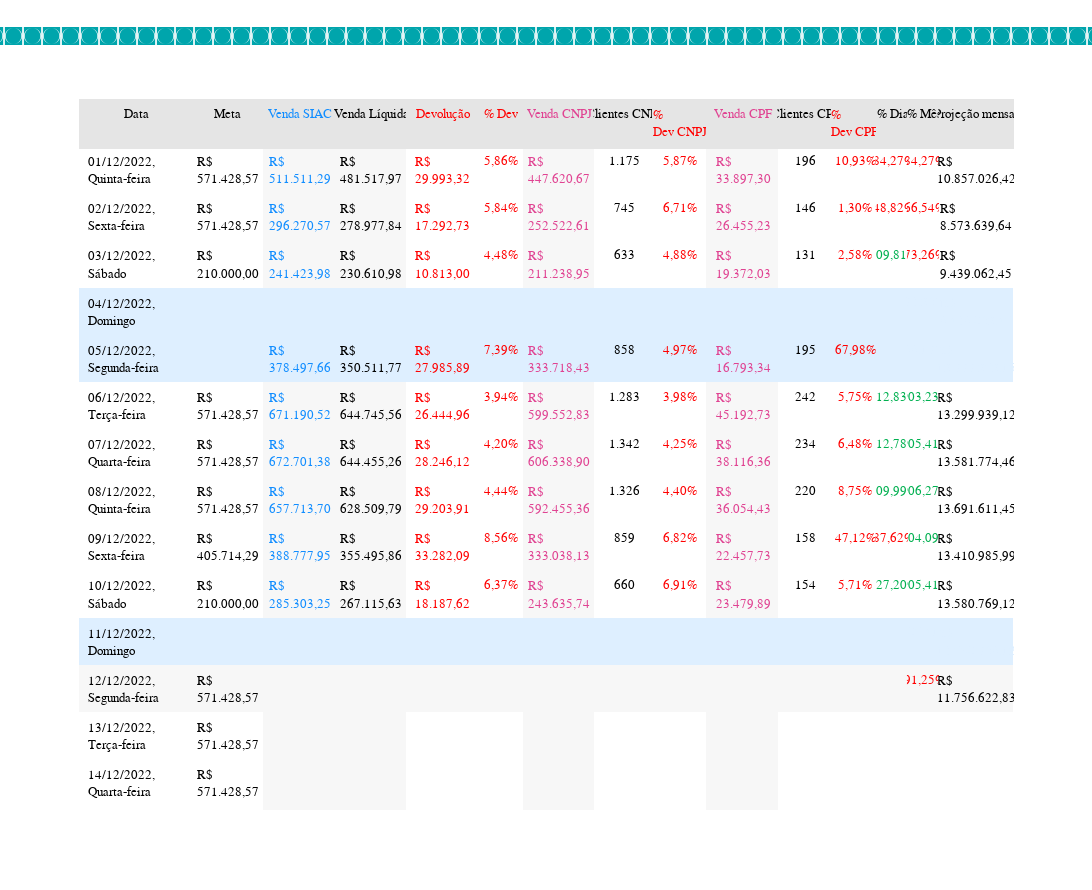

The notebook cell saved with this chart:
### Code cell
date_msg = dt.datetime.now().strftime('%d-%m-%Y')

print_plot(principal_dataframe=df_hoje,
            lojas=lista_lojas,
            save_image=caminho_imagem)

for (contato, link, logico) in contatos:
    if logico:
        print(f'{date_msg} {contato} - {link}')
        # pwk.sendwhats_image(link.replace('https://chat.whatsapp.com/', ''),
        #                     f'{relatorio} TABLE.png',
        #                     f'Resumo mensal | Grupo - {date_msg}',
        #                     tab_close=True,
        #                     wait_time=10)

### Figure 1 — Plotly figure (JSON) as saved in the notebook; plotly's stock layout.template omitted (floating-point values rounded to 4 significant figures; data arrays with more than 128 entries replaced by an {"elided": "..."} marker saying what was removed)
{"data": [{"cells": {"align": ["left", "center"], "fill": {"color": {"elided": "21x32 str values"}}, "font": {"color": ["#000000", "#000000", "#118DFF", "#000000", "#FF0000", "#FF0000", "#E04392", "#000000", "#FF0000", "#E04392", "#000000", "#FF0000", ["#FF0000", "#FF0000", "#00B050", "#DEEFFF", "#DEEFFF", "#00B050", "#00B050", "#00B050", "#FF0000", "#00B050", "#DEEFFF", "#FF0000", "#FFFFFF", "#FFFFFF", "#FFFFFF", "#FFFFFF", "#FFFFFF", "#DEEFFF", "#FFFFFF", "#FFFFFF", "#FFFFFF", "#FFFFFF", "#FFFFFF", "#FFFFFF", "#DEEFFF", "#FFFFFF", "#FFFFFF", "#FFFFFF", "#FFFFFF", "#FFFFFF", "#FFFFFF", "#E5E5E5"], ["#FF0000", "#FF0000", "#FF0000", "#DEEFFF", "#DEEFFF", "#00B050", "#00B050", "#00B050", "#00B050", "#00B050", "#DEEFFF", "#FF0000", "#FFFFFF", "#FFFFFF", "#FFFFFF", "#FFFFFF", "#FFFFFF", "#DEEFFF", "#FFFFFF", "#FFFFFF", "#FFFFFF", "#FFFFFF", "#FFFFFF", "#FFFFFF", "#DEEFFF", "#FFFFFF", "#FFFFFF", "#FFFFFF", "#FFFFFF", "#FFFFFF", "#FFFFFF", "#E5E5E5"], ["#000000", "#000000", "#000000", "#DEEFFF", "#DEEFFF", "#000000", "#000000", "#000000", "#000000", "#000000", "#DEEFFF", "#000000", "#FFFFFF", "#FFFFFF", "#FFFFFF", "#FFFFFF", "#FFFFFF", "#DEEFFF", "#FFFFFF", "#FFFFFF", "#FFFFFF", "#FFFFFF", "#FFFFFF", "#FFFFFF", "#DEEFFF", "#FFFFFF", "#FFFFFF", "#FFFFFF", "#FFFFFF", "#FFFFFF", "#FFFFFF", "#118DFF"]], "family": "Segoe UI Semibold", "size": 13.19}, "line": {"color": {"elided": "21x32 str values"}, "width": 2}, "values": {"elided": "15x32 str values"}}, "columnwidth": [10.3, 6.593, 6.593, 6.593, 6.593, 4.12, 6.593, 5.356, 4.944, 6.593, 4.944, 4.12, 2.884, 2.884, 6.593], "domain": {"y": [0, 1]}, "header": {"align": "center", "fill": {"color": "#E5E5E5"}, "font": {"color": ["#000000", "#000000", "#118DFF", "#000000", "#FF0000", "#FF0000", "#E04392", "#000000", "#FF0000", "#E04392", "#000000", "#FF0000", "#000000", "#000000", "#000000"], "family": "Segoe UI Semibold", "size": 13.19}, "line": {"color": "#E5E5E5", "width": 3}, "values": ["Data", "Meta", "Venda\nSIAC", "Venda\nLíquida", "Devolução", "%\nDev", "Venda\nCNPJ", "Clientes\nCNPJ", "% Dev\nCNPJ", "Venda\nCPF", "Clientes\nCPF", "% Dev\nCPF", "%\nDia", "%\nMês", "Projeção\nmensal"]}, "type": "table"}], "layout": {"height": 890, "title": {"font": {"color": "#00A5AC", "family": "Jost", "size": 24.72}, "text": "◙◙◙◙◙◙◙◙◙◙ 🡆 KAIZEN 🡄 ◙◙◙◙◙◙◙◙◙◙◙◙◙◙◙◙◙◙◙◙◙◙◙◙◙◙◙◙◙◙◙◙◙◙◙◙◙◙◙◙◙◙◙◙◙◙◙◙◙◙◙◙◙◙◙◙◙◙◙◙◙◙◙◙◙◙◙◙◙◙◙◙◙◙◙◙ ⓀⒶⒾⓏⒺⓃ ◙◙◙◙◙◙◙◙◙◙", "x": 0.5, "y": 0.95, "yanchor": "bottom"}, "width": 2060}}
